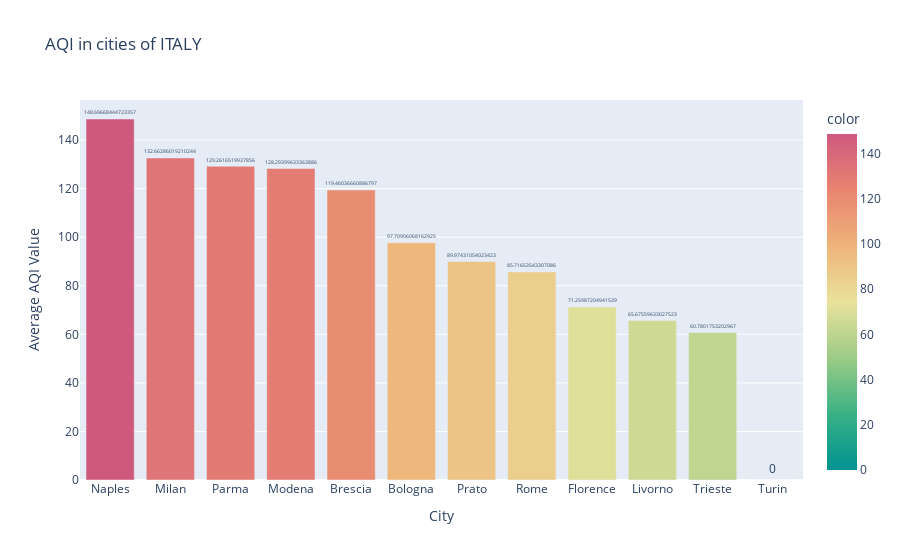

This figure's notebook cell:
### Markdown cell above
###### AQI in cities of Italy

### Code cell
AQI_DATA_Major_IT=AQI_DATA_Major[AQI_DATA_Major['Country']=='IT']
AQI_DATA_Major_IT = AQI_DATA_Major_IT.set_index('Date')
AQI_by_city_IT = AQI_DATA_Major_IT.groupby('City').mean()['AQI_calculated']
AQI_by_city_IT_sorted = AQI_by_city_IT.sort_values(ascending=False)
fig = px.bar(AQI_by_city_IT_sorted,x=AQI_by_city_IT_sorted.index,y=AQI_by_city_IT_sorted.values,labels = {'y':'Average AQI Value'},color=AQI_by_city_IT_sorted.values,color_continuous_scale="temps", text=AQI_by_city_IT_sorted.values,title="AQI in cities of ITALY")
fig.update_traces(textposition='outside')
fig.show()

### Figure 1 — Plotly figure (JSON) as saved in the notebook; plotly's stock layout.template omitted (floating-point values rounded to 4 significant figures)
{"data": [{"alignmentgroup": "True", "hovertemplate": "City=%{x}<br>Average AQI Value=%{y}<br>text=%{text}<br>color=%{marker.color}<extra></extra>", "legendgroup": "", "marker": {"color": [148.7, 132.7, 129.3, 128.3, 119.5, 97.71, 89.97, 85.72, 71.26, 65.68, 60.78, 0], "coloraxis": "coloraxis", "pattern": {"shape": ""}}, "name": "", "offsetgroup": "", "orientation": "v", "showlegend": false, "text": [148.7, 132.7, 129.3, 128.3, 119.5, 97.71, 89.97, 85.72, 71.26, 65.68, 60.78, 0], "textposition": "outside", "type": "bar", "x": ["Naples", "Milan", "Parma", "Modena", "Brescia", "Bologna", "Prato", "Rome", "Florence", "Livorno", "Trieste", "Turin"], "xaxis": "x", "y": [148.7, 132.7, 129.3, 128.3, 119.5, 97.71, 89.97, 85.72, 71.26, 65.68, 60.78, 0], "yaxis": "y"}], "layout": {"barmode": "relative", "coloraxis": {"colorbar": {"title": {"text": "color"}}, "colorscale": [[0, "rgb(0, 147, 146)"], [0.1667, "rgb(57, 177, 133)"], [0.3333, "rgb(156, 203, 134)"], [0.5, "rgb(233, 226, 156)"], [0.6667, "rgb(238, 180, 121)"], [0.8333, "rgb(232, 132, 113)"], [1, "rgb(207, 89, 126)"]]}, "legend": {"tracegroupgap": 0}, "title": {"text": "AQI in cities of ITALY"}, "xaxis": {"anchor": "y", "domain": [0, 1], "title": {"text": "City"}}, "yaxis": {"anchor": "x", "domain": [0, 1], "title": {"text": "Average AQI Value"}}}}
